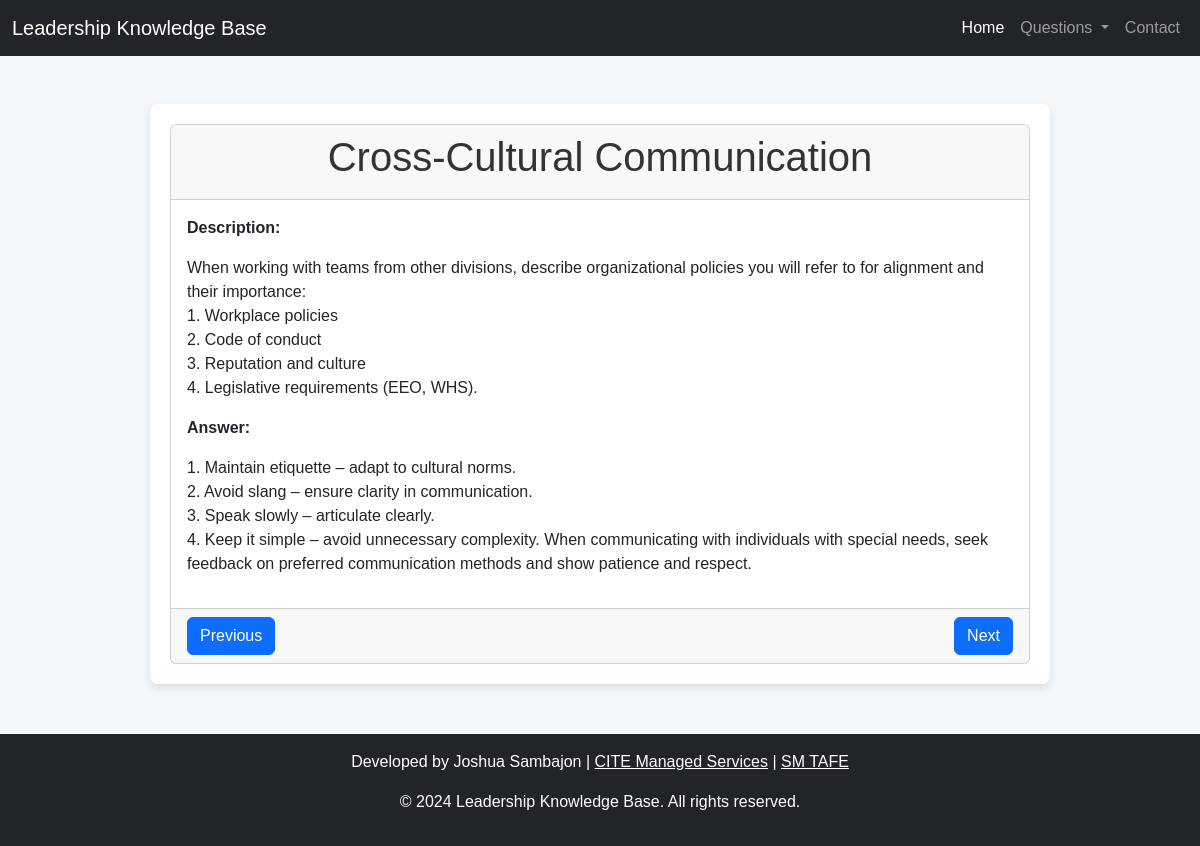
Screenshot of /pages/questions.php?q=6 with the database file from the repository.
### tables this page shows
CREATE TABLE `questions` (
  `id` int(11) NOT NULL,
  `question` text NOT NULL,
  `description` text NOT NULL,
  `answer` text NOT NULL,
  `created_at` datetime DEFAULT current_timestamp()
);

### pages/questions.php (the view, shortened to what this page needs)
<?php
include('../config/config.php');
include('../includes/navbar.php');
$question_id = isset($_GET['q']) ? $_GET['q'] : 1;
$pdo = new PDO("mysql:host=$host;dbname=$dbname;charset=utf8", $username, $password);
$pdo->setAttribute(PDO::ATTR_ERRMODE, PDO::ERRMODE_EXCEPTION);
$stmt = $pdo->prepare("SELECT * FROM questions WHERE id = ?");
$stmt->execute([$question_id]);
$question = $stmt->fetch(PDO::FETCH_ASSOC);
if ($question) {
    $question_text = $question['question'];
    $description = $question['description'];
    $answer = $question['answer'];
} else {
    $question_text = "Question not found.";
    $description = "Description not available.";
    $answer = "Answer not available.";
}
$prev_stmt = $pdo->prepare("SELECT id FROM questions WHERE id < ? ORDER BY id DESC LIMIT 1");
$prev_stmt->execute([$question_id]);
$prev_question = $prev_stmt->fetch(PDO::FETCH_ASSOC);
$next_stmt = $pdo->prepare("SELECT id FROM questions WHERE id > ? ORDER BY id ASC LIMIT 1");
$next_stmt->execute([$question_id]);
$next_question = $next_stmt->fetch(PDO::FETCH_ASSOC);
?>
<!DOCTYPE html>
<html lang="en">
<head>
    <link href="https://cdn.jsdelivr.net/npm/bootstrap@5.3.0/dist/css/bootstrap.min.css" rel="stylesheet">
</head>
<body>
<div class="container mt-5">
    <div class="card">
        <div class="card-header">
            <h1 style="text-align: center;"><?php echo htmlspecialchars($question_text); ?></h1>
        </div>
        <div class="card-body" style="min-height: 50vh;">
            <p><strong>Description:</strong></p>
            <p><?php echo nl2br(htmlspecialchars($description)); ?></p>
            <p><strong>Answer:</strong></p>
            <p><?php echo nl2br(htmlspecialchars($answer)); ?></p>
        </div>
        <div class="card-footer">
            <?php if ($prev_question): ?>
                <a href="?q=<?php echo $prev_question['id']; ?>" class="btn btn-primary">Previous</a>
            <?php else: ?>
                <button class="btn btn-primary disabled" disabled>Previous</button>
            <?php endif; ?>
            <?php if ($next_question): ?>
                <a href="?q=<?php echo $next_question['id']; ?>" class="btn btn-primary">Next</a>
            <?php else: ?>
                <button class="btn btn-primary disabled" disabled>Next</button>
            <?php endif; ?>
        </div>
    </div>
</div>
<?php include('../includes/footer.php'); ?>
</body>
</html>

### pages/questions.php (style rules this page uses)
body { font-family: Arial, sans-serif; background-color: #f4f7fa; margin: 0; padding: 0; }
.container { width: 80%; max-width: 900px; margin: 50px auto; padding: 20px; background-color: white; border-radius: 8px; box-shadow: 0 4px 8px rgba(0, 0, 0, 0.1); }
h1 { font-size: 2.5em; color: #333; margin-bottom: 10px; }
.card-footer { display: flex; justify-content: space-between; }
.btn { width: auto; }

### rows the page displays
questions: question "Cross-Cultural Communication", description "When working with teams from other divisions, describe organizational policies you will refer to for alignment and their importance: 1. Workplace policies 2. Code of conduct 3. Reputation and culture 4. Legislative requirements (EEO, WHS).", answer "1. Maintain etiquette – adapt to cultural norms. 2. Avoid slang – ensure clarity in communication. 3. Speak slowly – articulate clearly. 4. Keep it simple – avoid unnecessary complexity. When communicating with individuals with special needs, seek feedback on preferred communication methods and show patience and respect."
